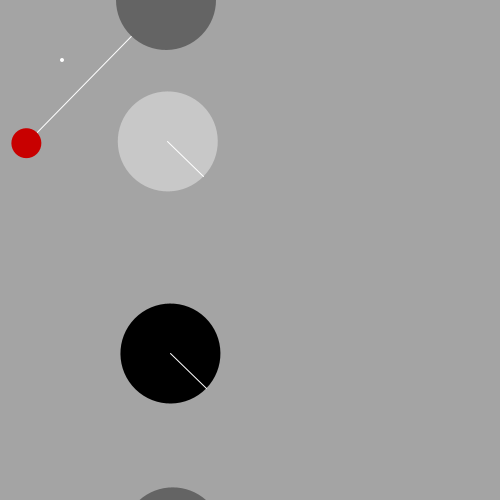
Frame 1 (no input)
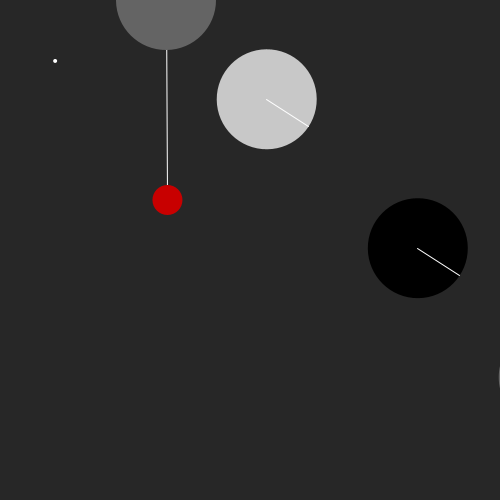
Frame 60 (the mouse pressed at the canvas centre just before this capture)
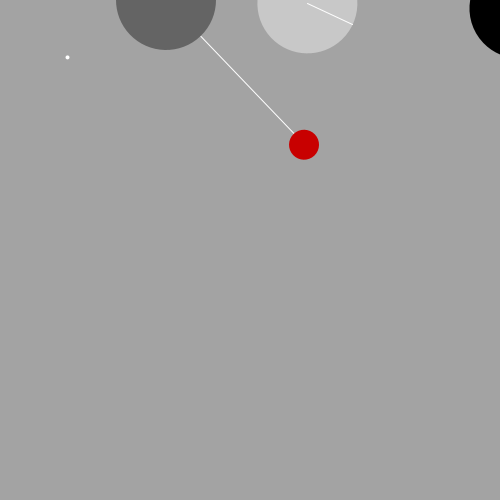
Frame 120 (the mouse held since frame 60 and released just before this capture)

The Processing sketch that drew these frames (run headless with seeded random() and noise(); from frame 60 on, the mouse is pressed at the canvas centre):

// Processing sketch: processing_118599
// ── processing_118599.pde

float number_to_sign=0;
float number_to_sign2=0;
float number_to_sign3=0;
float number_to_sign4=0;
float amp=(PI/2)/2;
float angle = 0;
float offset = 60;
float scalar = 2;
float speed = 0.05;

void setup() {
  size(500, 500);
  smooth();
}

void draw() {

  background(random(255));
  fill(255);
  noStroke();
  float x = offset + cos (angle) * scalar;
  float y = offset + sin (angle) * scalar;
  ellipse(x, y, 4, 4);
  angle += speed;
  scalar += speed;

  float pos= (amp*cos(millis()/800.0));
  translate(width/3, 0);
  rotate(pos);
  stroke(255);
  line(0, 0, 0, 200);
  fill(200, 0, 0);
  noStroke();
  ellipse(0, 200, 30, 30);

  fill(0);
  noStroke();
  ellipse(250, 250, 100, 100);
  float y_value=sin(number_to_sign)*50;
  float x_value=cos(number_to_sign)*50;
  y_value +=height/2;
  x_value+=width/2;
  number_to_sign+=.01;
  stroke(255);
  line(width/2, height/2, x_value, y_value);

  fill(200);
  noStroke();
  ellipse(100, 100, 100, 100);
  float y_value2=sin(number_to_sign2)*50;
  float x_value2=cos(number_to_sign2)*50;
  y_value2 +=height/5;
  x_value2+=width/5;
  number_to_sign2+=.01;
  stroke(255);
  line(width/5, height/5, x_value2, y_value2);

  fill(100);
  noStroke();
  ellipse(380, 380, 100, 100);
  float y_value3=sin(number_to_sign3)*50;
  float x_value3=cos(number_to_sign3)*50;
  y_value3 +=height;
  x_value3+=width;
  number_to_sign3+=.01;
  stroke(255);

  fill(100);
  noStroke();
  ellipse(0, 0, 100, 100);
  float y_value4=sin(number_to_sign4)*50;
  float x_value4=cos(number_to_sign4)*50;
  y_value4 +=height/10;
  x_value4+=width/10;
  number_to_sign4+=.01;
  stroke(255);
}
